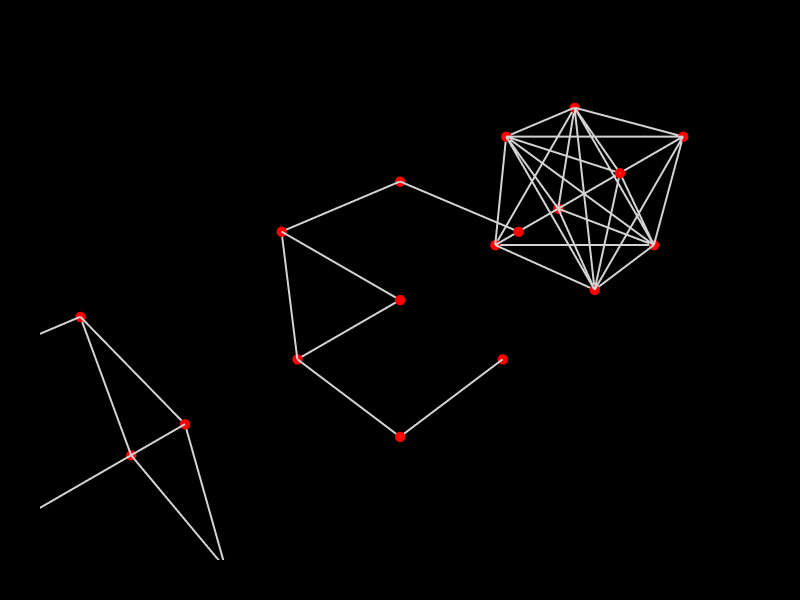

Notebook cell for this chart:
### Markdown cell above
### a. Minimum Spanning Tree
MST is very time consuming to compute on a large grid graph. Here we will demonstrate it on a simple graph

### Code cell
cc1 = CellComplex.Prism()
cc2 = Topology.Translate(cc1, 1.1, 0, 0)
cc3 = Topology.Translate(cc2, 1.1, 0, 0)
g1 = Graph.ByTopology(cc1)
g2 = Graph.ByTopology(cc2)
g3 = Graph.ByTopology(cc3)
g2 = Graph.MinimumSpanningTree(g2)
g3 = Graph.Complete(g3)
Topology.Show(g1, g2, g3,
              vertexSize=12,
              vertexColor="red",
              edgeColor="lightgrey",
              edgeWidth=4,
              backgroundColor="black",
              width=800,
              height=600,
              renderer=renderer)

### Figure 1 — Plotly figure (JSON) as saved in the notebook; plotly's stock layout.template omitted (floating-point values rounded to 4 significant figures)
{"data": [{"hoverinfo": "text", "legendgroup": "2", "legendrank": 2, "line": {"color": "lightgrey", "dash": "solid", "width": 4}, "marker": {"size": 0}, "mode": "lines", "name": "1: Untitled Graph (Edges)", "showlegend": false, "text": "", "type": "scatter3d", "x": [-0.25, -0.25, null, -0.25, 0.25, null, -0.25, -0.25, null, -0.25, -0.25, null, -0.25, 0.25, null, 0.25, 0.25, null, 0.25, 0.25, null, -0.25, 0.25, null, -0.25, -0.25, null, 0.25, 0.25, null, -0.25, 0.25, null, 0.25, 0.25, null], "y": [0.25, 0.25, null, 0.25, 0.25, null, 0.25, -0.25, null, -0.25, -0.25, null, -0.25, -0.25, null, 0.25, 0.25, null, 0.25, -0.25, null, 0.25, 0.25, null, 0.25, -0.25, null, 0.25, -0.25, null, -0.25, -0.25, null, -0.25, -0.25, null], "z": [-0.25, 0.25, null, -0.25, -0.25, null, -0.25, -0.25, null, -0.25, 0.25, null, -0.25, -0.25, null, -0.25, 0.25, null, -0.25, -0.25, null, 0.25, 0.25, null, 0.25, 0.25, null, 0.25, 0.25, null, 0.25, 0.25, null, -0.25, 0.25, null]}, {"customdata": ["", "", "", "", "", "", "", ""], "hoverinfo": "text", "hovertemplate": ["Click ", "Click ", "Click ", "Click ", "Click ", "Click ", "Click ", "Click "], "hovertext": ["", "", "", "", "", "", "", ""], "legendgroup": "1", "legendrank": 1, "marker": {"color": ["#FF0000", "#FF0000", "#FF0000", "#FF0000", "#FF0000", "#FF0000", "#FF0000", "#FF0000"], "line": {"width": 0}, "opacity": 1, "size": [12, 12, 12, 12, 12, 12, 12, 12], "sizemode": "diameter", "symbol": "circle"}, "mode": "markers", "name": "1: Untitled Graph (Vertices)", "showlegend": false, "text": ["", "", "", "", "", "", "", ""], "type": "scatter3d", "x": [-0.25, -0.25, 0.25, -0.25, 0.25, 0.25, -0.25, 0.25], "y": [0.25, -0.25, 0.25, 0.25, -0.25, -0.25, -0.25, 0.25], "z": [-0.25, -0.25, -0.25, 0.25, 0.25, -0.25, 0.25, 0.25]}, {"hoverinfo": "text", "legendgroup": "6", "legendrank": 6, "line": {"color": "lightgrey", "dash": "solid", "width": 4}, "marker": {"size": 0}, "mode": "lines", "name": "2: Untitled Graph (Edges)", "showlegend": false, "text": "", "type": "scatter3d", "x": [0.85, 0.85, null, 0.85, 1.35, null, 0.85, 0.85, null, 0.85, 0.85, null, 0.85, 1.35, null, 0.85, 1.35, null, 1.35, 1.35, null], "y": [0.25, 0.25, null, 0.25, 0.25, null, 0.25, -0.25, null, 0.25, -0.25, null, -0.25, -0.25, null, 0.25, 0.25, null, 0.25, -0.25, null], "z": [-0.25, 0.25, null, 0.25, 0.25, null, 0.25, 0.25, null, -0.25, -0.25, null, -0.25, -0.25, null, -0.25, -0.25, null, 0.25, 0.25, null]}, {"customdata": ["", "", "", "", "", "", "", ""], "hoverinfo": "text", "hovertemplate": ["Click ", "Click ", "Click ", "Click ", "Click ", "Click ", "Click ", "Click "], "hovertext": ["", "", "", "", "", "", "", ""], "legendgroup": "5", "legendrank": 5, "marker": {"color": ["#FF0000", "#FF0000", "#FF0000", "#FF0000", "#FF0000", "#FF0000", "#FF0000", "#FF0000"], "line": {"width": 0}, "opacity": 1, "size": [12, 12, 12, 12, 12, 12, 12, 12], "sizemode": "diameter", "symbol": "circle"}, "mode": "markers", "name": "2: Untitled Graph (Vertices)", "showlegend": false, "text": ["", "", "", "", "", "", "", ""], "type": "scatter3d", "x": [0.85, 0.85, 0.85, 1.35, 1.35, 0.85, 1.35, 1.35], "y": [0.25, -0.25, 0.25, 0.25, -0.25, -0.25, -0.25, 0.25], "z": [0.25, -0.25, -0.25, -0.25, 0.25, 0.25, -0.25, 0.25]}, {"hoverinfo": "text", "legendgroup": "10", "legendrank": 10, "line": {"color": "lightgrey", "dash": "solid", "width": 4}, "marker": {"size": 0}, "mode": "lines", "name": "3: Untitled Graph (Edges)", "showlegend": false, "text": "", "type": "scatter3d", "x": [2.45, 2.45, null, 2.45, 2.45, null, 1.95, 2.45, null, 2.45, 1.95, null, 2.45, 2.45, null, 2.45, 1.95, null, 2.45, 1.95, null, 1.95, 2.45, null, 1.95, 2.45, null, 1.95, 1.95, null, 1.95, 2.45, null, 1.95, 1.95, null, 1.95, 1.95, null, 1.95, 2.45, null, 1.95, 2.45, null, 1.95, 1.95, null, 1.95, 2.45, null, 1.95, 1.95, null, 2.45, 2.45, null, 2.45, 2.45, null, 2.45, 1.95, null, 1.95, 2.45, null, 2.45, 2.45, null, 1.95, 2.45, null, 2.45, 1.95, null, 1.95, 2.45, null, 1.95, 1.95, null, 1.95, 2.45, null], "y": [0.25, -0.25, null, 0.25, -0.25, null, 0.25, 0.25, null, 0.25, -0.25, null, 0.25, 0.25, null, 0.25, -0.25, null, 0.25, 0.25, null, 0.25, -0.25, null, 0.25, -0.25, null, 0.25, -0.25, null, 0.25, 0.25, null, 0.25, -0.25, null, 0.25, 0.25, null, -0.25, -0.25, null, -0.25, -0.25, null, -0.25, -0.25, null, -0.25, 0.25, null, -0.25, 0.25, null, 0.25, -0.25, null, 0.25, -0.25, null, 0.25, -0.25, null, 0.25, 0.25, null, -0.25, -0.25, null, -0.25, -0.25, null, -0.25, 0.25, null, -0.25, -0.25, null, 0.25, -0.25, null, 0.25, -0.25, null], "z": [-0.25, -0.25, null, -0.25, 0.25, null, -0.25, -0.25, null, -0.25, 0.25, null, -0.25, 0.25, null, -0.25, -0.25, null, -0.25, 0.25, null, -0.25, -0.25, null, -0.25, 0.25, null, -0.25, 0.25, null, -0.25, 0.25, null, -0.25, -0.25, null, -0.25, 0.25, null, -0.25, -0.25, null, -0.25, 0.25, null, -0.25, 0.25, null, -0.25, 0.25, null, -0.25, 0.25, null, 0.25, -0.25, null, 0.25, 0.25, null, 0.25, 0.25, null, 0.25, 0.25, null, -0.25, 0.25, null, 0.25, 0.25, null, 0.25, 0.25, null, 0.25, -0.25, null, 0.25, 0.25, null, 0.25, -0.25, null]}, {"customdata": ["", "", "", "", "", "", "", ""], "hoverinfo": "text", "hovertemplate": ["Click ", "Click ", "Click ", "Click ", "Click ", "Click ", "Click ", "Click "], "hovertext": ["", "", "", "", "", "", "", ""], "legendgroup": "9", "legendrank": 9, "marker": {"color": ["#FF0000", "#FF0000", "#FF0000", "#FF0000", "#FF0000", "#FF0000", "#FF0000", "#FF0000"], "line": {"width": 0}, "opacity": 1, "size": [12, 12, 12, 12, 12, 12, 12, 12], "sizemode": "diameter", "symbol": "circle"}, "mode": "markers", "name": "3: Untitled Graph (Vertices)", "showlegend": false, "text": ["", "", "", "", "", "", "", ""], "type": "scatter3d", "x": [2.45, 1.95, 1.95, 2.45, 2.45, 1.95, 1.95, 2.45], "y": [0.25, 0.25, -0.25, 0.25, -0.25, -0.25, 0.25, -0.25], "z": [-0.25, -0.25, -0.25, 0.25, 0.25, 0.25, 0.25, -0.25]}], "layout": {"autosize": true, "height": 600, "margin": {"b": 40, "l": 40, "r": 40, "t": 40}, "paper_bgcolor": "#000000", "plot_bgcolor": "#000000", "scene": {"aspectmode": "data", "camera": {"center": {"x": 0, "y": 0, "z": 0}, "eye": {"x": -1.25, "y": -1.25, "z": 1.25}, "projection": {"type": "perspective"}, "up": {"x": 0, "y": 0, "z": 1}}, "xaxis": {"visible": false}, "yaxis": {"visible": false}, "zaxis": {"visible": false}}, "showlegend": true, "width": 800, "xaxis": {"showgrid": false, "visible": false, "zeroline": false}, "yaxis": {"showgrid": false, "visible": false, "zeroline": false}}}
